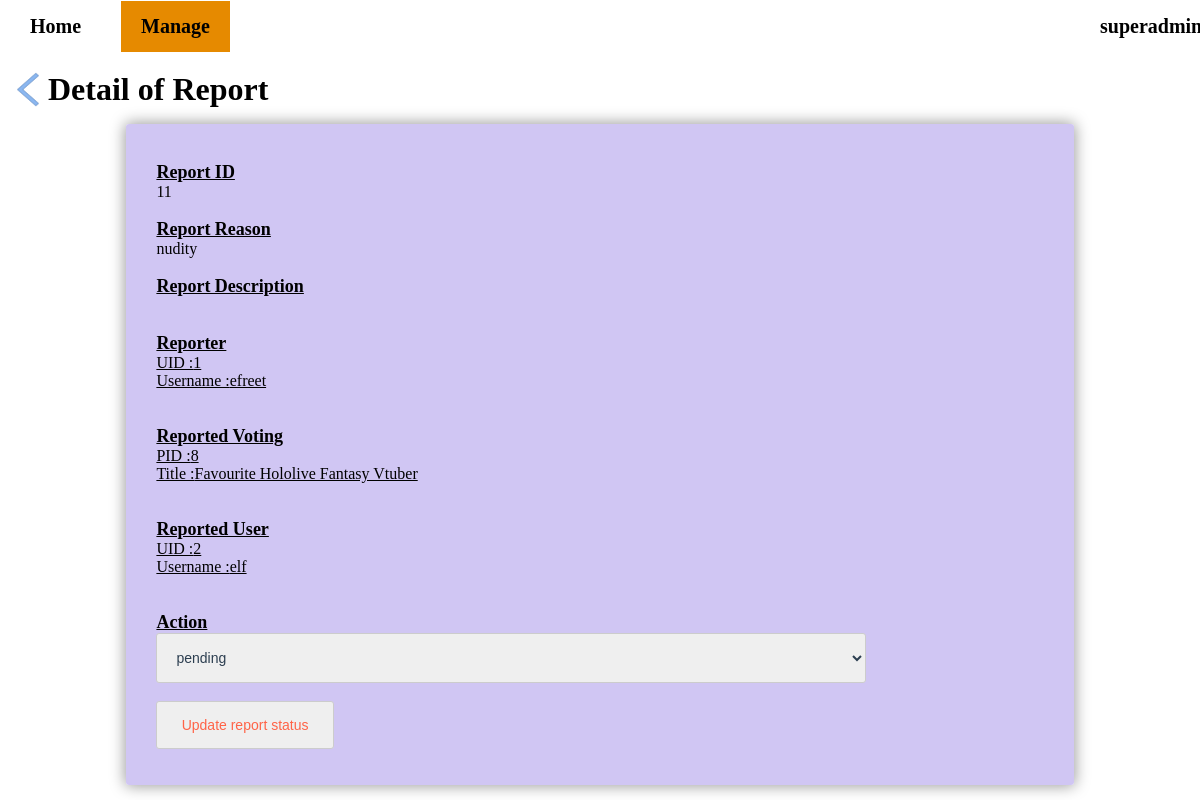
The app's page /admin/detail_report.php?report_detail&rid=11 (signed in) with its own data.
### tables this page shows
CREATE TABLE `report` (
  `rid` int(11) NOT NULL,
  `report_reason` varchar(500) NOT NULL,
  `report_desc` text DEFAULT NULL,
  `reporter_uid` int(11) NOT NULL,
  `reported_uid` int(11) NOT NULL,
  `reported_pid` int(11) NOT NULL,
  `action` varchar(50) DEFAULT NULL
);

CREATE TABLE `users` (
  `uid` int(11) NOT NULL,
  `username` varchar(100) NOT NULL,
  `email` varchar(150) NOT NULL,
  `password_hash` varchar(255) NOT NULL,
  `date_of_birth` date NOT NULL,
  `gender` char(1) NOT NULL,
  `user_status` varchar(50) NOT NULL,
  `user_created_at` datetime DEFAULT current_timestamp()
);

CREATE TABLE `posts` (
  `pid` int(11) NOT NULL,
  `post_title` varchar(100) NOT NULL,
  `post_desc` varchar(300) NOT NULL,
  `post_mode` varchar(10) NOT NULL,
  `post_password` varchar(255) NOT NULL,
  `post_created_date` datetime DEFAULT current_timestamp(),
  `post_expired_date` varchar(20) NOT NULL,
  `vote_method` varchar(25) NOT NULL,
  `number_votes` int(11) NOT NULL,
  `uid` int(11) NOT NULL,
  `post_status` varchar(50) NOT NULL
);

### admin/detail_report.php (the view, shortened to what this page needs)
<?php
	require_once "../link.php";
	if(!isset($_SESSION["admin"]) || $_SESSION["admin"] !== true){
		header("location: ../index.php");
		exit;
    }else{
		$aid = $_SESSION["aid"];
		$adminname = $_SESSION["adminname"];
	}
    if(isset($_REQUEST['report_detail'])){
        $rid = $_REQUEST["rid"];
    }
?>
<html>
	<head>
        <link rel="stylesheet" href="../css/style.css">
        <link rel="stylesheet" type="text/css" href="../css/navigation.css">
	</head>
	<body>
        <ul class="no0">
			<li><a href="./admin_index.php">Home</a></li>
			<li class="dropdown"><a class="checkedclass" href="#">Manage</a>
			</li>
			<li class="dropdown" style="float:right; margin-right:50px; width:5%;"><a class="hoverclass" href="./detail_admin.php?admin_detail&caid=<?php echo $aid; ?>"><?php echo $adminname; ?></a>
			</li>
        </ul>
        <div class="titlebox">
			<a href="./list_report.php"><img src="../img/icon-back.png" alt="Back to main page" class="icon"></a>
			<h1>Detail of Report</h1>
		</div>
        <fieldset class="adminlist">
		<form method="POST">
			<?php
				$result = mysqli_query($link, "SELECT * FROM report WHERE rid=$rid");
				$row = mysqli_fetch_assoc($result);
				echo "<br><b>Report ID</b><br>";
				echo $row["rid"];
				echo "<br><br><b>Report Reason</b><br>";
				echo $row["report_reason"];
				echo "<br><br><b>Report Description</b><br>";
				echo "<br><br><b>Reporter</b><br>";
				$resultreru = mysqli_query($link, "SELECT * FROM users WHERE uid='".$row["reporter_uid"]."';");
				$rowreru = mysqli_fetch_assoc($resultreru);
				echo "<a href='./detail_user.php?user_detail&uid=".$rowreru["uid"]."'>UID   :".$rowreru["uid"]."<br>";
				echo "Username :".$rowreru["username"]."<br></a>";
				echo "<br><br><b>Reported Voting</b><br>";
				$resultredv = mysqli_query($link, "SELECT * FROM posts WHERE pid='".$row["reported_pid"]."';");
				$rowredv = mysqli_fetch_assoc($resultredv);
				echo "<a href='./detail_vote.php?vote_detail&pid=".$rowredv["pid"]."'>PID   :".$rowredv["pid"]."<br>";
				echo "Title :".$rowredv["post_title"]."<br></a>";
				echo "<br><br><b>Reported User</b><br>";
				$resultredu = mysqli_query($link, "SELECT * FROM users WHERE uid='".$row["reported_uid"]."';");
				$rowredu = mysqli_fetch_assoc($resultredu);
				echo "<a href='./detail_user.php?user_detail&uid=".$rowredu["uid"]."'>UID   :".$rowredu["uid"]."<br>";
				echo "Username :".$rowredu["username"]."<br></a>";
				echo "<br><br><b>Action</b><br>";?>
				<select name="action" required><?php if($row['action'] == "pending"){ ?>
					<option value="pending" checked>pending<option value="not applicable">It's ok, not applicable the report<option value="blocked">block the voting post<?php }else if($row['action'] == "not applicable"){ ?>
					<option value="not applicable" checked>It's ok, not applicable the report <?php }else if($row['action'] == "blocked"){ ?>
					<option value="blocked" checked>voting post has been blocked<?php } ?>
				</select>
			<br><br><input type="submit" value="Update report status">
		</form>
        </fieldset>
	</body>
</html>

### css/style.css (style rules this page uses)
fieldset { background: white; border: 0 none; border-radius: 3px; box-shadow: 0 0 15px 1px rgba(0, 0, 0, 0.4); padding: 20px 30px; box-sizing: border-box; width: 80%; margin: 0 10%; }
.contactform input[type="email"], input[type="submit"],textarea { padding: 15px; border: 1px solid #ccc; border-radius: 3px; width: 90%; box-sizing: border-box; color: #3b232d; font-size: 14px; }
img.icon { padding-top: 13px; width:40px; height:35px; float:left; }
.titlebox { margin-top:5%; height:65px; border-radius:8px 8px 0px 0px; }
.titlebox h1 { padding:12px 40px; margin:auto; color: black; }
.adminlist { background-color:#d0c6f3; }
.adminlist b { text-decoration: underline; font-size: 18px; }
.adminlist input[type="text"], input[type="password"], input[type="email"], input[type="date"], select { padding: 15px; border: 1px solid #ccc; border-radius: 3px; width: 80%; box-sizing: border-box; color: #2C3E50; font-size: 14px; }
.adminlist input[type="submit"] { margin-left: 0%; padding: 15px; border: 1px solid #ccc; border-radius: 3px; width: 20%; box-sizing: border-box; color: #b7e0d6; font-size: 14px; color: tomato; }

### css/navigation.css (style rules this page uses)
ul { list-style-type: none; text-align: center; padding: 0; right:0; left:0; top:-25px; position:fixed; }
li { float:left; font-weight:bold; font-size: 20px; padding: 10px; text-decoration:none; display: inline; }
li a { display:inline-block; font-weight:bold; text-align:center; text-decoration:none; padding: 14px 20px; }
.checkedclass { background-color:#e68a00; }
li a:visited, a:link { color:black; }
li.dropdown { display: block; }
ul.no0 { list-style-type: none; text-align: center; padding: 0; right:0; left:0; top:-25px; position:fixed; background-color:white; }

### records on screen
report: rid "11", report_reason "nudity", action "pending"
users: uid "1", username "efreet"
posts: pid "8", post_title "Favourite Hololive Fantasy Vtuber"
users: uid "2", username "elf"
